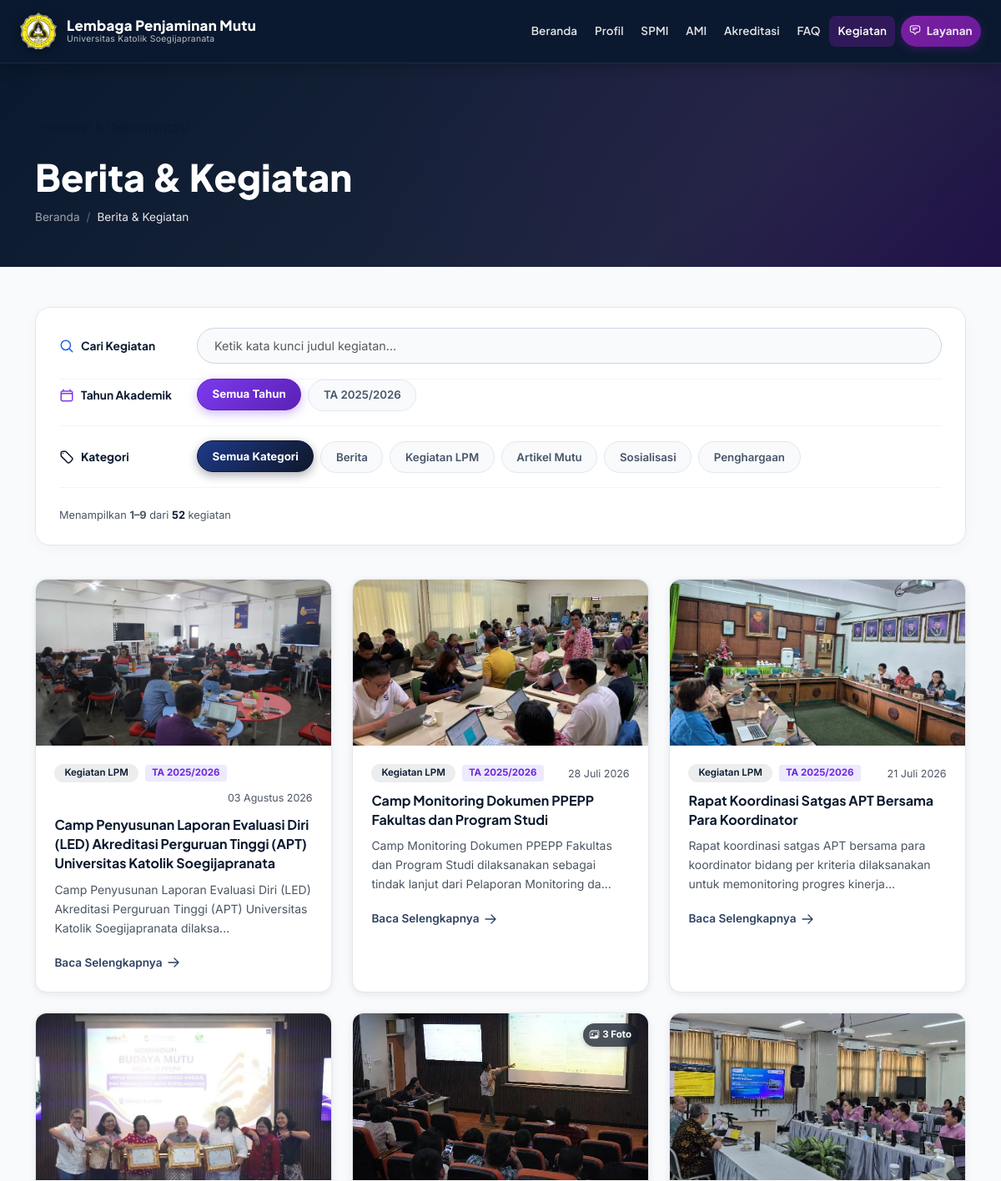
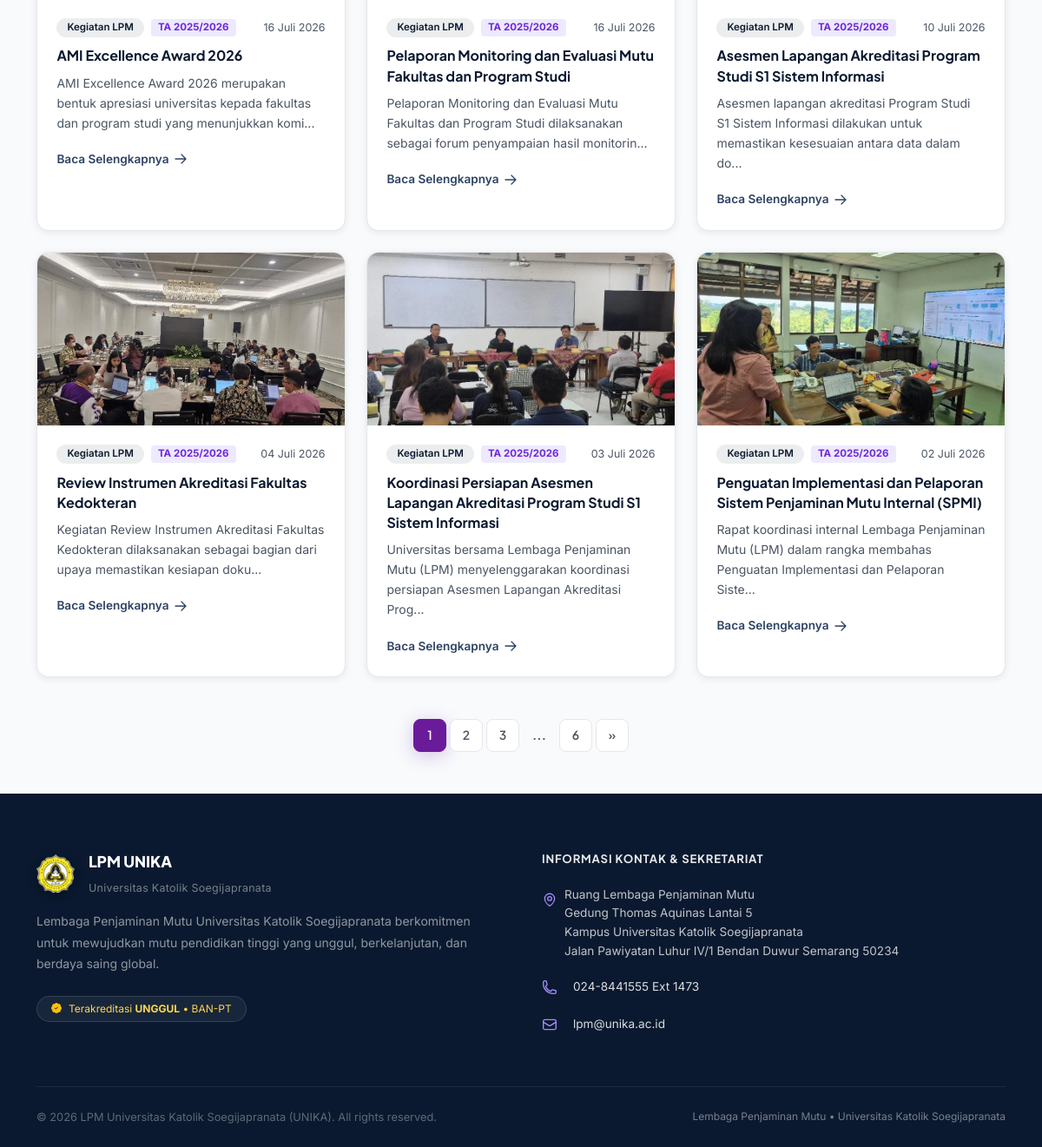
Page /berita.php on the committed database (2 pictures, top to bottom).
### tables this page shows
CREATE TABLE `berita` (
  `id` int NOT NULL AUTO_INCREMENT,
  `judul` varchar(255) NOT NULL,
  `tipe` varchar(50) DEFAULT 'Berita',
  `slug` varchar(255) NOT NULL,
  `konten` text NOT NULL,
  `gambar` varchar(255) DEFAULT NULL,
  `tanggal_publikasi` date DEFAULT NULL,
  `tampil_di_ami` tinyint(1) NOT NULL DEFAULT '0',
  `status` enum('draft','published') NOT NULL DEFAULT 'published',
  `created_at` timestamp NULL DEFAULT CURRENT_TIMESTAMP,
  PRIMARY KEY (`id`)
);

### config/database.php (called while the page is built, shortened)
<?php
function e(string $str): string {
    return htmlspecialchars($str, ENT_QUOTES, 'UTF-8');
}
function formatTanggal(string $date): string {
    $bulan = [
        1 => 'Januari', 'Februari', 'Maret', 'April',
        'Mei', 'Juni', 'Juli', 'Agustus',
        'September', 'Oktober', 'November', 'Desember'
    ];
    $t = strtotime($date);
    return date('d', $t) . ' ' . $bulan[(int)date('n', $t)] . ' ' . date('Y', $t);
}
function truncate(string $text, int $length = 150): string {
    $text = strip_tags($text);
    return substr($text, 0, $length) . '...';
}
function getTahunAkademik(?string $dateStr): ?string {
    $time = strtotime($dateStr);
    $year  = (int)date('Y', $time);
    $month = (int)date('n', $time);
    if ($month >= 9) {
        return $year . '/' . ($year + 1);
    } else {
        return ($year - 1) . '/' . $year;
    }
}

### berita.php (the view, shortened to what this page needs)
<?php
require_once __DIR__ . '/config/database.php';
$db = getDB();
$page = max(1, (int)($_GET['page'] ?? 1));
$per_page = 9;
$where_clauses = ["b.status = 'published'"];
$params = [];
$where_sql = !empty($where_clauses) ? ' WHERE ' . implode(' AND ', $where_clauses) : '';
$offset = ($page - 1) * $per_page;
$sql = "SELECT b.*,
        (SELECT COUNT(*) FROM berita_gambar bg WHERE bg.berita_id = b.id) AS total_extra_gambar
        FROM berita b
        $where_sql
        ORDER BY COALESCE(b.tanggal_publikasi, b.created_at) DESC, b.id DESC
        LIMIT $per_page OFFSET $offset";
$stmt = $db->prepare($sql);
$stmt->execute($params);
$all_berita = $stmt->fetchAll();
if (!function_exists('renderBeritaCardsHtml')) {
function renderBeritaCardsHtml($berita_items) {
    foreach ($berita_items as $b):
        $tgl_item   = $b['tanggal_publikasi'] ?: $b['created_at'];
        $item_ta    = getTahunAkademik($tgl_item);
        $total_foto = ($b['gambar'] ? 1 : 0) + (int)$b['total_extra_gambar'];
    ?>
    <div class="col-md-6 col-lg-4">
        <a href="berita-detail.php?slug=<?= e($b['slug']) ?>" class="card-lpm d-block text-decoration-none" style="height:100%;">
            <div class="card-img-wrap position-relative">
                <?php if ($b['gambar'] && file_exists(__DIR__ . '/uploads/berita/' . $b['gambar'])): ?>
                    <img src="<?= SITE_URL ?>/uploads/berita/<?= e($b['gambar']) ?>" alt="<?= e($b['judul']) ?>" loading="lazy">
                <?php endif; ?>
                <?php if ($total_foto > 1): ?>
                <div style="position:absolute;top:12px;right:12px;background:rgba(17,24,39,0.75);backdrop-filter:blur(4px);color:#fff;font-size:0.72rem;font-weight:700;padding:4px 8px;border-radius:20px;display:flex;align-items:center;gap:4px;box-shadow:0 2px 6px rgba(0,0,0,0.2);">
                    <i class="bi bi-images"></i> <?= $total_foto ?> Foto
                </div>
                <?php endif; ?>
            </div>
            <div class="card-body-lpm">
                <div class="card-meta flex-wrap gap-2 align-items-center">
                    <span class="card-category-badge" style="white-space:nowrap;display:inline-block;"><?= e($b['tipe'] ?: 'Berita') ?></span>
                    <?php if ($item_ta): ?>
                    <span class="badge" style="background:#EDE9FE;color:#6D28D9;font-weight:700;font-size:0.72rem;padding:0.25rem 0.5rem;border-radius:4px;">
                        TA <?= e($item_ta) ?>
                    </span>
                    <?php endif; ?>
                    <span style="font-size:0.78rem;color:var(--text-muted);margin-left:auto;">
                        <?= formatTanggal($tgl_item) ?>
                    </span>
                </div>
                <div class="card-title-lpm"><?= e($b['judul']) ?></div>
                <div class="card-desc-lpm"><?= truncate($b['konten'], 120) ?></div>
                <span class="card-link">
                    Baca Selengkapnya
                    <svg xmlns="http://www.w3.org/2000/svg" fill="none" viewBox="0 0 24 24" stroke-width="2" stroke="currentColor">
                        <path stroke-linecap="round" stroke-linejoin="round" d="M13.5 4.5 21 12m0 0-7.5 7.5M21 12H3" />
                    </svg>
                </span>
            </div>
        </a>
    </div>
    <?php endforeach;
    return ob_get_clean();
}
}
if (!function_exists('renderBeritaPaginationHtml')) {
function renderBeritaPaginationHtml($cur_page, $total_p) {
    $cur_page = (int)$cur_page;
    $total_p  = (int)$total_p;
    $items = [];
    if ($total_p <= 4) {
        for ($i = 1; $i <= $total_p; $i++) {
            $items[] = ["type" => "page", "page" => $i, "label" => (string)$i, "active" => ($i === $cur_page)];
        }
    } else {
        if ($cur_page <= 2) {
            $start = 1;
            $end = 3;
        } elseif ($cur_page >= $total_p - 1) {
            $start = $total_p - 2;
            $end = $total_p;
        } else {
            $start = $cur_page - 1;
            $end = $cur_page + 1;
        }
        for ($i = $start; $i <= $end; $i++) {
            $items[] = ["type" => "page", "page" => $i, "label" => (string)$i, "active" => ($i === $cur_page)];
        }
        if ($end < $total_p - 1) {
            $items[] = ["type" => "dots", "page" => $end + 1, "label" => "..."];
            $items[] = ["type" => "page", "page" => $total_p, "label" => (string)$total_p, "active" => false];
        } elseif ($end < $total_p) {
            $items[] = ["type" => "page", "page" => $total_p, "label" => (string)$total_p, "active" => false];
        }
    }
    if ($cur_page < $total_p) {
        $items[] = ["type" => "next", "page" => $cur_page + 1, "label" => "&raquo;"];
    }
    ?>
    <div class="pagination-lpm" style="margin:0;gap:4px;">
        <?php foreach ($items as $it): ?>
            <?php if ($it["type"] === "dots"): ?>
                <button type="button" class="page-btn page-ellipsis" data-page="<?= $it["page"] ?>" title="Halaman <?= $it["page"] ?>" style="background:transparent;border-color:transparent;color:var(--text-muted);font-weight:bold;cursor:pointer;">...</button>
            <?php else:
                $act = !empty($it["active"]) ? "active" : "";
                $title = $it["type"] === "prev" ? ' title="Halaman Sebelumnya"' : ($it["type"] === "next" ? ' title="Halaman Selanjutnya"' : "");
            ?>
                <button type="button" class="page-btn <?= $act ?>" data-page="<?= $it["page"] ?>"<?= $title ?>><?= $it["label"] ?></button>
            <?php endif; ?>
        <?php endforeach; ?>
    </div>
    <?php
    return ob_get_clean();
}
}
require_once __DIR__ . '/includes/header.php';
require_once __DIR__ . '/includes/navbar.php';
?>
<div class="page-banner">
    <div class="container position-relative">
        <div class="hero-badge mb-3">
        </div>
        <h1 class="page-banner-title">Berita &amp; Kegiatan</h1>
        <div class="breadcrumb-lpm">
            <a href="<?= SITE_URL ?>/">Beranda</a>
            <span>/</span>
            <span class="current">Berita &amp; Kegiatan</span>
        </div>
    </div>
</div>
<?php
require_once __DIR__ . '/includes/berita-sections.php';
$params = [
    'search'        => $search,
    'ta_filter'     => $ta_filter,
    'tipe_filter'   => $tipe_filter,
    'daftar_ta'     => $daftar_ta,
    'allowed_tipe'  => $allowed_tipe,
    'all_berita'    => $all_berita,
    'total_records' => $total_records,
    'offset'        => $offset,
    'per_page'      => $per_page,
    'page'          => $page,
    'total_pages'   => $total_pages,
    'filter_descs'  => $filter_descs
];
$berita_blocks = null;
try {
    $stmt_b = $db->query("SELECT blocks_json FROM pages WHERE slug = 'berita'");
    $row_b = $stmt_b->fetch();
    if (!empty($row_b['blocks_json'])) {
        $berita_blocks = json_decode($row_b['blocks_json'], true);
    }
} catch (Exception $e) {}
if (!empty($berita_blocks) && is_array($berita_blocks)) {
    foreach ($berita_blocks as $block) {
        renderBeritaSection($block['type'], $block, false, $params);
    }
} else {
    renderBeritaSection('berita_highlight', [], false, $params);
    renderBeritaSection('berita_grid', [], false, $params);
}
?>
<?php require_once __DIR__ . '/includes/footer.php'; ?>

### assets/css/style.css (style rules this page uses)
:root { --navy: #0A192F; --navy-mid: #1B263B; --navy-light: #2D4263; --purple: #6A1B9A; --purple-dark: #4A148C; --purple-light: #9C27B0; --purple-glow: rgba(106, 27, 154, 0.15); --gold: #F59E0B; --bg-main: #F8F9FA; --bg-white: #FFFFFF; --text-primary: #0A192F; --text-muted: #4B5563; --text-light: #9CA3AF; --border: #E5E7EB; --shadow-sm: 0 2px 8px rgba(10, 25, 47, 0.08); --shadow-md: 0 4px 20px rgba(10, 25, 47, 0.12); --shadow-lg: 0 8px 40px rgba(10, 25, 47, 0.16); --shadow-purple: 0 4px 20px rgba(106, 27, 154, 0.25); --radius-sm: 8px; --radius-md: 14px; --radius-lg: 20px; --radius-xl: 28px; --transition: all 0.25s cubic-bezier(0.4, 0, 0.2, 1); --font-heading: 'Plus Jakarta Sans', sans-serif; --font-body: 'Inter', sans-serif; }
*, *::before, *::after { box-sizing: border-box; margin: 0; padding: 0; }
html { scroll-behavior: smooth; font-size: 16px; }
body { font-family: var(--font-body); background-color: var(--bg-main); color: var(--text-primary); line-height: 1.7; -webkit-font-smoothing: antialiased; overflow-x: hidden; }
h1, h2, h3, h4, h5, h6 { font-family: var(--font-heading); font-weight: 700; line-height: 1.3; color: var(--navy); }
a { text-decoration: none; color: inherit; transition: var(--transition); }
img { max-width: 100%; height: auto; }
.card-lpm { background: var(--bg-white); border: 1px solid var(--border); border-radius: var(--radius-md); box-shadow: var(--shadow-sm); transition: var(--transition); overflow: hidden; cursor: pointer; }
.card-img-wrap { aspect-ratio: 16/9; overflow: hidden; background: var(--bg-main); }
.card-img-wrap img { width: 100%; height: 100%; object-fit: cover; transition: transform 0.4s ease; }
.card-body-lpm { padding: 1.4rem; }
.card-meta { display: flex; align-items: center; gap: 0.75rem; font-size: 0.78rem; color: var(--text-light); margin-bottom: 0.6rem; }
.card-category-badge { display: inline-block; white-space: nowrap; background: rgba(10, 25, 47, 0.08); color: var(--navy); border-radius: 50px; padding: 0.25rem 0.75rem; font-size: 0.72rem; font-weight: 600; line-height: 1.2; }
.card-title-lpm { font-family: var(--font-heading); font-size: 1rem; font-weight: 700; color: var(--navy); line-height: 1.45; margin-bottom: 0.5rem; }
.card-desc-lpm { font-size: 0.875rem; color: var(--text-muted); line-height: 1.65; margin-bottom: 1rem; }
.card-link { display: inline-flex; align-items: center; gap: 5px; color: var(--navy-light); font-size: 0.85rem; font-weight: 600; transition: var(--transition); }
.card-link svg { width: 16px; height: 16px; }
.page-banner { background: linear-gradient(135deg, var(--navy) 0%, var(--navy-mid) 70%, #1a1040 100%); padding: 4rem 0 3rem; position: relative; overflow: hidden; }
.page-banner::before { content: ''; position: absolute; inset: 0; background: radial-gradient(circle at 80% 50%, rgba(106,27,154,0.15) 0%, transparent 60%); }
.page-banner-title { font-family: var(--font-heading); font-size: clamp(1.8rem, 4vw, 2.8rem); font-weight: 800; color: #fff; margin-bottom: 0.5rem; position: relative; }
.breadcrumb-lpm { display: flex; align-items: center; gap: 0.5rem; position: relative; }
.breadcrumb-lpm a { color: rgba(255,255,255,0.6); font-size: 0.85rem; transition: var(--transition); }
.breadcrumb-lpm span { color: rgba(255,255,255,0.35); font-size: 0.85rem; }
.breadcrumb-lpm .current { color: rgba(255,255,255,0.9); font-size: 0.85rem; }
.pagination-lpm { display: flex; gap: 0.4rem; justify-content: center; margin-top: 2rem; }
.page-btn { width: 38px; height: 38px; display: flex; align-items: center; justify-content: center; border: 1.5px solid var(--border); border-radius: var(--radius-sm); font-size: 0.875rem; font-weight: 600; color: var(--text-muted); background: var(--bg-white); cursor: pointer; transition: var(--transition); font-family: var(--font-heading); }
.page-btn.active { background: var(--purple); border-color: var(--purple); color: #fff; box-shadow: var(--shadow-purple); }

### berita.php (style rules this page uses)
.page-btn { text-decoration: none !important; user-select: none; }

### rows in the picture
berita: gambar (picture), tipe "Kegiatan LPM", tanggal_publikasi "2025/2026", tanggal_publikasi "03 Agustus 2026", judul "Camp Penyusunan Laporan Evaluasi Diri (LED) Akreditasi Perguruan Tinggi (APT) Universitas Katolik Soegijapranata", konten "Camp Penyusunan Laporan Evaluasi Diri (LED) Akreditasi Perguruan Tinggi (APT) Universitas Katolik Soegijapranata dilaksa..."
berita: gambar (picture), tipe "Kegiatan LPM", tanggal_publikasi "2025/2026", tanggal_publikasi "28 Juli 2026", judul "Camp Monitoring Dokumen PPEPP Fakultas dan Program Studi", konten "Camp Monitoring Dokumen PPEPP Fakultas dan Program Studi dilaksanakan sebagai tindak lanjut dari Pelaporan Monitoring da..."
berita: gambar (picture), tipe "Kegiatan LPM", tanggal_publikasi "2025/2026", tanggal_publikasi "21 Juli 2026", judul "Rapat Koordinasi Satgas APT Bersama Para Koordinator", konten "Rapat koordinasi satgas APT bersama para koordinator bidang per kriteria dilaksanakan untuk memonitoring progres kinerja..."
berita: gambar (picture), tipe "Kegiatan LPM", tanggal_publikasi "2025/2026", tanggal_publikasi "16 Juli 2026", judul "AMI Excellence Award 2026", konten "AMI Excellence Award 2026 merupakan bentuk apresiasi universitas kepada fakultas dan program studi yang menunjukkan komi..."
berita: gambar (picture), total_foto "3", tipe "Kegiatan LPM", tanggal_publikasi "2025/2026", tanggal_publikasi "16 Juli 2026", judul "Pelaporan Monitoring dan Evaluasi Mutu Fakultas dan Program Studi", konten "Pelaporan Monitoring dan Evaluasi Mutu Fakultas dan Program Studi dilaksanakan sebagai forum penyampaian hasil monitorin..."
berita: gambar (picture), tipe "Kegiatan LPM", tanggal_publikasi "2025/2026", tanggal_publikasi "10 Juli 2026", judul "Asesmen Lapangan Akreditasi Program Studi S1 Sistem Informasi", konten "Asesmen lapangan akreditasi Program Studi S1 Sistem Informasi dilakukan untuk memastikan kesesuaian antara data dalam do..."
berita: gambar (picture), tipe "Kegiatan LPM", tanggal_publikasi "2025/2026", tanggal_publikasi "04 Juli 2026", judul "Review Instrumen Akreditasi Fakultas Kedokteran", konten "Kegiatan Review Instrumen Akreditasi Fakultas Kedokteran dilaksanakan sebagai bagian dari upaya memastikan kesiapan doku..."
berita: gambar (picture), tipe "Kegiatan LPM", tanggal_publikasi "2025/2026", tanggal_publikasi "03 Juli 2026", judul "Koordinasi Persiapan Asesmen Lapangan Akreditasi Program Studi S1 Sistem Informasi", konten "Universitas bersama Lembaga Penjaminan Mutu (LPM) menyelenggarakan koordinasi persiapan Asesmen Lapangan Akreditasi Prog..."
berita: gambar (picture), tipe "Kegiatan LPM", tanggal_publikasi "2025/2026", tanggal_publikasi "02 Juli 2026", judul "Penguatan Implementasi dan Pelaporan Sistem Penjaminan Mutu Internal (SPMI)", konten "Rapat koordinasi internal Lembaga Penjaminan Mutu (LPM) dalam rangka membahas Penguatan Implementasi dan Pelaporan Siste..."

### other values in the picture
$ta_item "2025/2026"
$tp "Berita"
$tp "Kegiatan LPM"
$tp "Artikel Mutu"
$tp "Sosialisasi"
$tp "Penghargaan"
$it["label"] "1"
$it["label"] "2"
$it["label"] "3"
$it["label"] "6"
$it["label"] "»"
getPengaturan('site_title', 'LPM UNIKA') "LPM UNIKA"
getPengaturan('site_subtitle', 'Lembaga Penjaminan Mutu') "Universitas Katolik Soegijapranata"
$f_telp "024-8441555 Ext 1473"
$f_mail "lpm@unika.ac.id"
